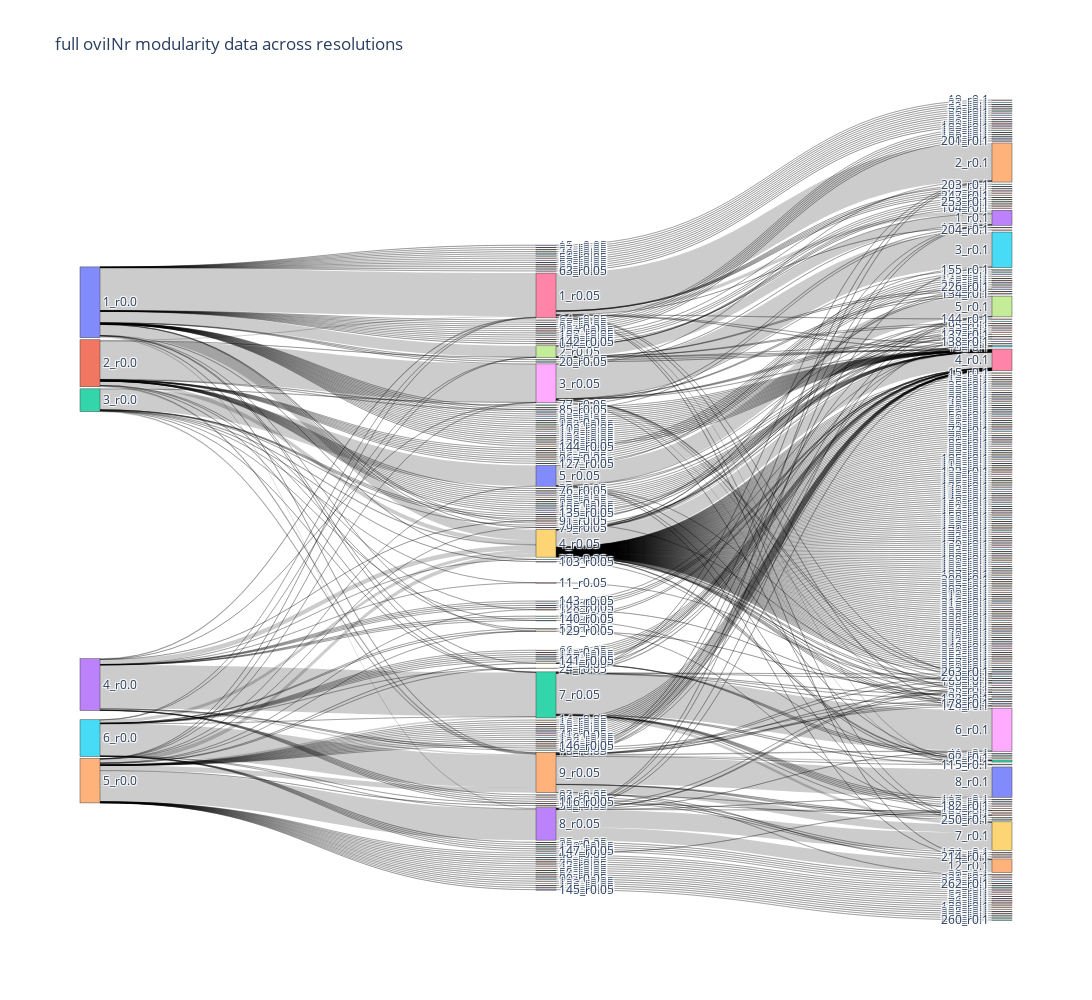

Notebook cell for this chart:
### Markdown cell above
There appears to be a signficant regrouping into cluster 4 at res 0.05 (possibly also in cluster 9 but to a lesser extent). A big part of cluster 4 then breaks off into singletons at res 0.1. At res 0.1, there are regroupings into cluster 7 and 1. 

Below is the Sankey without thresholding out singletons. It shows that singletons most likely tend to stay singletons. There are some exceptions though, such as cluster 4 at res 0.1 where many singletons reunite. It is hard to determine whether these singletons were once part of the same group but it looks like they were not, interestingly.

### Code cell
fig.update_layout(
    width=1500,
    height=1000)

### Figure 1 — Plotly figure (JSON) as saved in the notebook; plotly's stock layout.template omitted (floating-point values rounded to 4 significant figures; data arrays with more than 128 entries replaced by an {"elided": "..."} marker saying what was removed)
{"data": [{"link": {"source": {"elided": "594 int values"}, "target": {"elided": "594 int values"}, "value": {"elided": "594 int values"}}, "node": {"label": {"elided": "4762 str values"}, "pad": 15, "thickness": 20}, "type": "sankey"}], "layout": {"height": 1000, "title": {"text": "full oviINr modularity data across resolutions"}, "width": 1500}}
